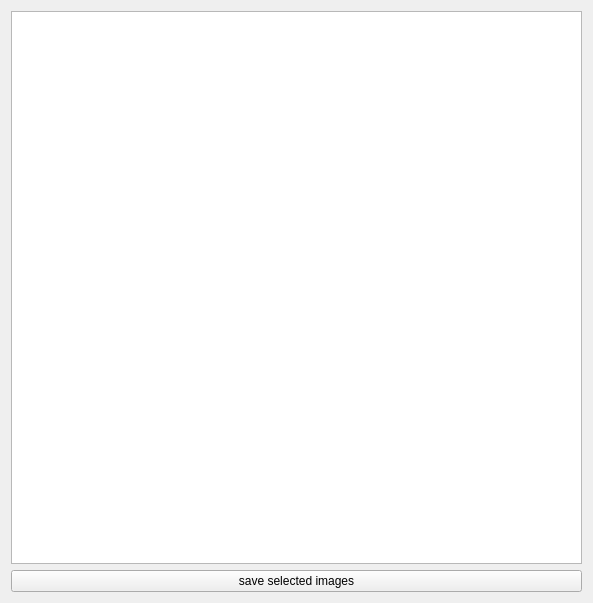
<?xml version="1.0" encoding="UTF-8"?>
<ui version="4.0">
 <class>console</class>
 <widget class="QWidget" name="console">
  <property name="geometry">
   <rect>
    <x>0</x>
    <y>0</y>
    <width>593</width>
    <height>603</height>
   </rect>
  </property>
  <property name="windowTitle">
   <string>Form</string>
  </property>
  <layout class="QVBoxLayout" name="verticalLayout">
   <item>
    <layout class="QVBoxLayout" name="mainLayout">
     <item>
      <widget class="QTableView" name="tableViewVolumes"/>
     </item>
    </layout>
   </item>
   <item>
    <widget class="QPushButton" name="pushButton">
     <property name="text">
      <string>save selected images</string>
     </property>
    </widget>
   </item>
  </layout>
 </widget>
 <resources>
  <include location="../resources.qrc"/>
 </resources>
 <connections/>
</ui>
